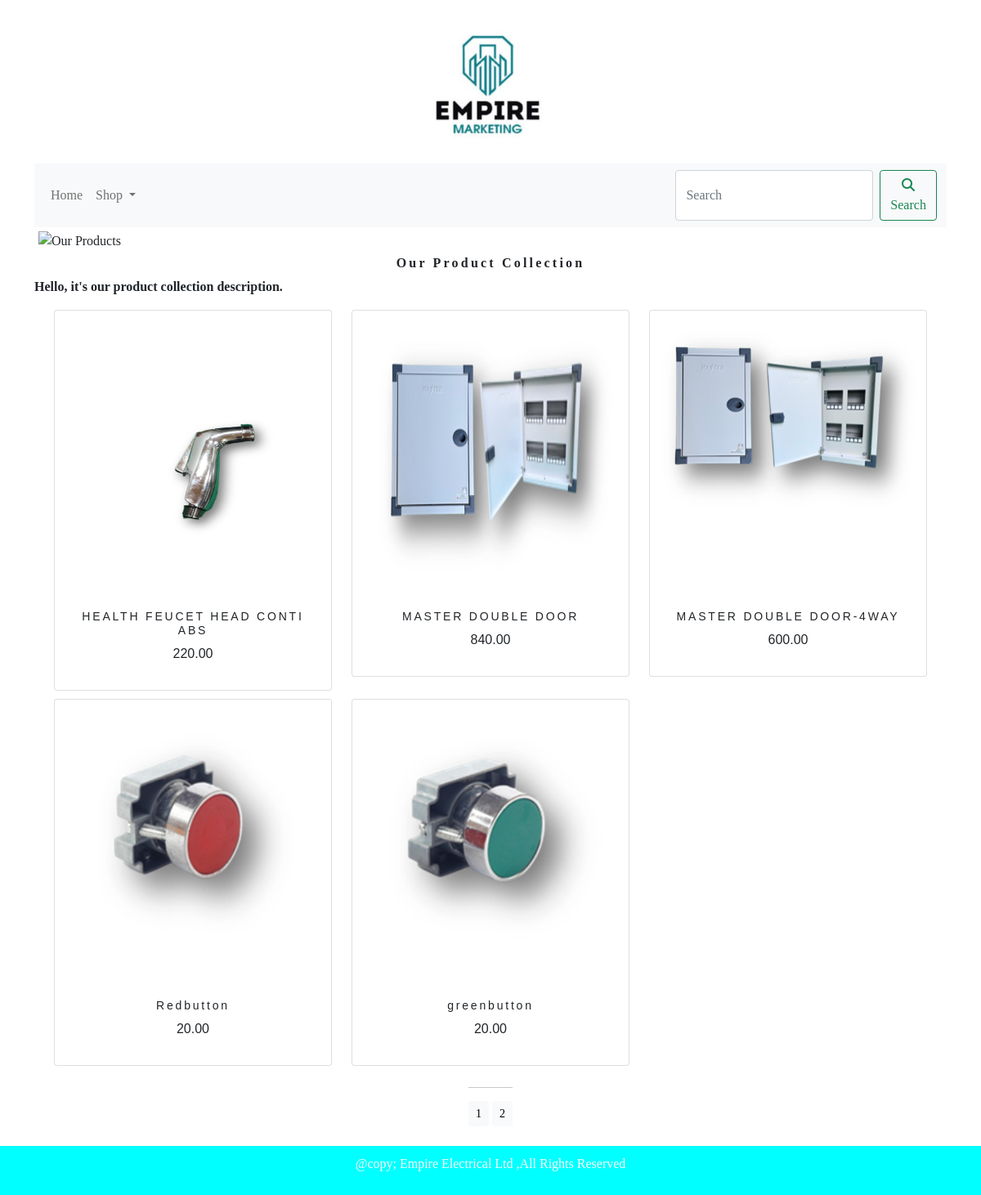
The app's page /empireshopapp/?page=2 with its own data.
### empireshopapp/models.py (models this page shows, shortened)
class Product(models.Model):
    name=models.CharField(max_length=250,unique=True)
    slug=models.CharField(max_length=250,unique=True)
    description=models.TextField(blank=True)
    price=models.DecimalField(max_digits=10,decimal_places=2)
    category=models.ForeignKey(Category,on_delete=models.CASCADE)
    image = models.ImageField(upload_to='Product', blank=True)
    stock=models.IntegerField()
    available=models.BooleanField(default=True)
    created=models.DateField(auto_now_add=True)
    updated=models.DateField(auto_now=True)
    def get_url(self):
        return reverse('empireshopapp:product_detail',args=[self.category.slug,self.slug])
    class Meta:
        ordering = ('name',)
        verbose_name = 'Product'
        verbose_name_plural = 'products'

### empireshopapp/views.py (the view)
# urls.py: path('',views.allProdCat,name='allProdCat'),
def allProdCat(request, c_slug=None):
    category = None
    products_list = Product.objects.filter(available=True)
    if c_slug:
        category = get_object_or_404(Category, slug=c_slug)
        products = products_list.filter(category=category)
    else:
        paginator = Paginator(products_list, 6)
        try:
            page = int(request.GET.get('page', 1))
        except ValueError:
            page = 1
        try:
            products = paginator.page(page)
        except (EmptyPage, InvalidPage):
            products = paginator.page(paginator.num_pages)
    return render(request, 'category.html', {'category': category, 'products': products})

### cart/context_processors.py (called while the page is built)
def counter(request):
    item_count=0
    if 'admin' in request.path:
        return {}
    else:
        try:
            cart=Cart.objects.filter(cart_id=_cart_id(request))
            cart_items=CartItem.objects.all().filter(cart=cart[:1])
            for cart_item in cart_items:
                item_count +=cart_item.quantity
        except Cart.DoesNotExist:
            item_count =0
    return dict(item_count=item_count)

### cart/views.py (called while the page is built)
def _cart_id(request):
    cart_id = request.session.get('cart_id')
    if not cart_id:
        cart_id = str(uuid.uuid4())  # Generate a unique cart_id using UUID
        request.session['cart_id'] = cart_id
    return cart_id

### empireshopapp/context_processors.py (called while the page is built)
def menu_links(request):
    links = Category.objects.all()
    return dict(links=links)

### empireshopapp/models.py (called while the page is built)
    def get_url(self):
        return reverse('empireshopapp:product_by_category',args=[self.slug])

### template/category.html (shortened to what this page needs)
{% extends 'base.html' %}
{% load static %}
{% block content %}
    {% if category %}
        <div class="row my_row_class">
            <div class="mx-auto">
            </div>
        </div>
        <div>
            <p><a href="{% url 'empireshopapp:allProdCat' %}">Our Product Collections</a></p>
        </div>
        {% if category.image %}
            <div class="mx-auto">
                <img class="my_image" src="{{ category.image.url }}" alt="{{ category.name }}" style="width:100" height="100">
            </div>
        {% else %}
            <p>No image available for this category.</p>
        {% endif %}
        <br>
        <div>
            <h1 class="text-center my_title">{{ category.name }}</h1>
            <p class="text-justify">{{ category.description }}</p>
        </div>
    {% else %}
        <div>
            <img class="my_image my_image_padding" src="{% static 'img/empire banner.png' %}" alt="Our Products">
        </div>
        <div>
            <h1 class="text-center my_title"><b>Our Product Collection</b></h1>
            <p class="text-justify"><b>Hello, it's our product collection description.</b></p>
        </div>
    {% endif %}
    <div class="container">
        <div class="row mx-auto">
            {% for product in products %}
                <div class="my_bottom_margin col-9 col-sm-12 col-md-4 col-lg-4" >
                    <div class="card text-center " style="min-width:18rem; " >
                        <div>
                            {% if product.image %}
                                <a href="{{ product.get_url }}"><img class="product-image" style="width:100%; height:350px;" src="{{ product.image.url }}" alt="{{ product.name }}"></a>
                            {% else %}
                                <p>No image available for Product {{ product.name }}.</p>
                            {% endif %}
                        </div>
                        <div class="card-body">
                             <h4 >{{ product.name }}</h4>
                           <p>{{ product.price }}</p>
                        </div>
                    </div>
                </div>
            {% empty %}
                <div class="col-12">
                    <p>No products available.</p>
                </div>
            {% endfor %}
        </div>
        <div class="mx-auto">
            {% if products.paginator.num_pages > 1 %}
                <hr>
                <div class="text-center">
                    {% for pg in products.paginator.page_range %}
                        <a href="?page={{ pg }}" class="btn btn-light btn-sm {% if products.number == pg %} active {% endif %}">{{ pg }}</a>
                    {% endfor %}
                </div>
            {% endif %}
        </div>
        <br>
    </div>
{% endblock %}

### static/css/custom.css (style rules this page uses)
body { font-family: 'Roboto Slab', serif; }
.container { display: flex; flex-direction: column; min-height: 100vh; }
.card-body { font-family: '#000000', sans-serif; }
.card-body h4 { font-family: '#000000', sans-serif; }
.card-body p { font-family: '#000000', sans-serif; }
.my_image { width:100%; height:auto; }
.my_title { font-size:16px; text_transform:uppercase; letter-spacing:.2em; }
.my_image_padding { padding:5px; }
.my_bottom_margin { margin-bottom:10px; }
.card-body h4 { font-size:14px; text_transform:uppercase; letter-spacing:.2em; }
.card { min-width: 18rem; }

### records on screen
Product: image (picture), name "HEALTH FEUCET HEAD CONTI ABS", price "220.00"
Product: image (picture), name "MASTER DOUBLE DOOR", price "840.00"
Product: image (picture), name "MASTER DOUBLE DOOR-4WAY", price "600.00"
Product: image (picture), name "Redbutton", price "20.00"
Product: image (picture), name "greenbutton", price "20.00"

### other values on screen
{{ pg }} "1" "2"
